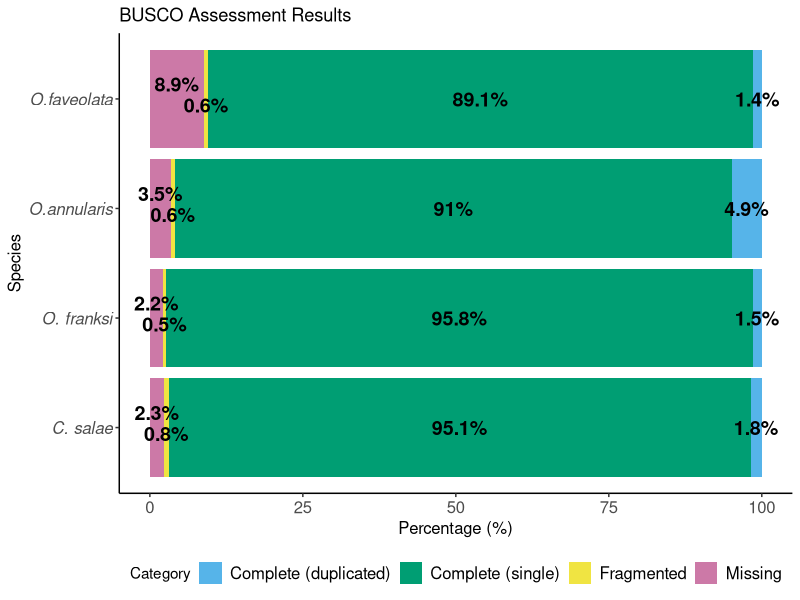
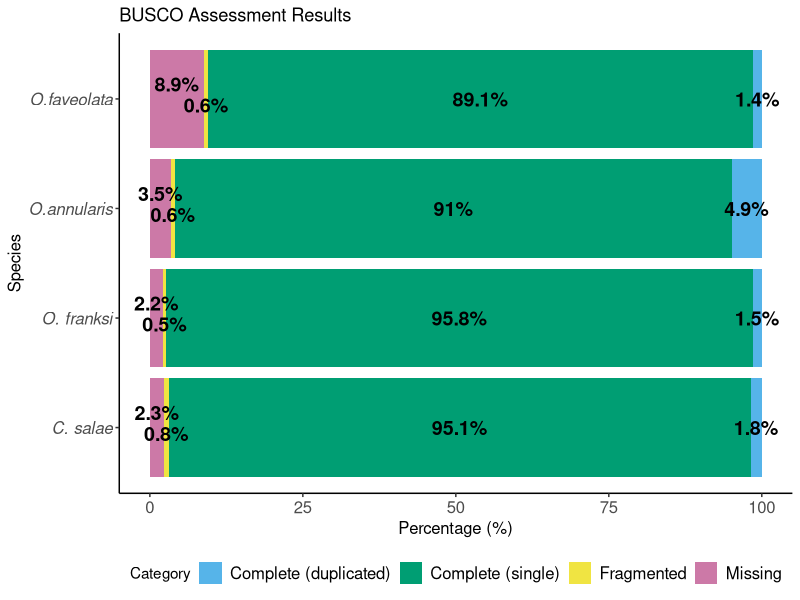

These figures' R source, in order:
## The following code was developed by Laurel C. Diaz on 8/11/2026
## This code is for visualizing the BUSCO output for the Orbicella genome annotation project

## Load libraries 
library(ggplot2)
library(dplyr)
library(tidyverse)
library(here)

busco_results <- data.frame(
  species = c("O. franksi", "O.annularis", "O.faveolata", "C. salae"),
  complete_single = c(95.8, 91.0, 89.1, 95.1),
  complete_duplicated = c(1.5, 4.9, 1.4, 1.8),
  fragmented = c(0.5, 0.6, 0.6, 0.8), 
  missing = c(2.2, 3.5, 8.9, 2.3)
)

busco_long <- busco_results %>%
  pivot_longer(cols = -species, 
               names_to = "Category", 
               values_to = "Percentage")

busco_long <- busco_long %>%
  mutate(vjust_val = case_when(
    Category == "complete_single"      ~ 0.5,    # middle
    Category == "complete_duplicated"  ~ 0.5,    # middle
    Category == "fragmented"           ~ 0.9,    # lower
    Category == "missing"              ~ -0.5     # middle
  ))

busco_plot <- ggplot(busco_long, aes(x = species, y = Percentage, fill = Category)) +
  geom_bar(stat = "identity") +
  geom_text(aes(label = paste0(round(Percentage, 1), "%"),
                vjust = vjust_val),
            position = position_stack(vjust = 0.5),
            fontface = "bold", 
            size = 5,
            color = "black") +
  scale_fill_manual(values = c("#56B4E9", "#009E73", "#F0E442", "#CC79A7"),
                    labels = c("Complete (duplicated)", "Complete (single)",
                               "Fragmented", "Missing")) +
  coord_flip() +
  labs(title = "BUSCO Assessment Results",
       x = "Species",
       y = "Percentage (%)",
       fill = "Category") +
  theme_classic() +
  theme(legend.position = "bottom",
        axis.title.y = element_text(size = 12),
        axis.title.x = element_text(size = 12),
        axis.text.y = element_text(size = 12, face = "italic"),
        axis.text.x = element_text(size = 12),
        legend.text = element_text(size = 12))
busco_plot

ggsave(plot = busco_plot, here("Outputs", "busco_plot.png"), width = 12, height = 8)
